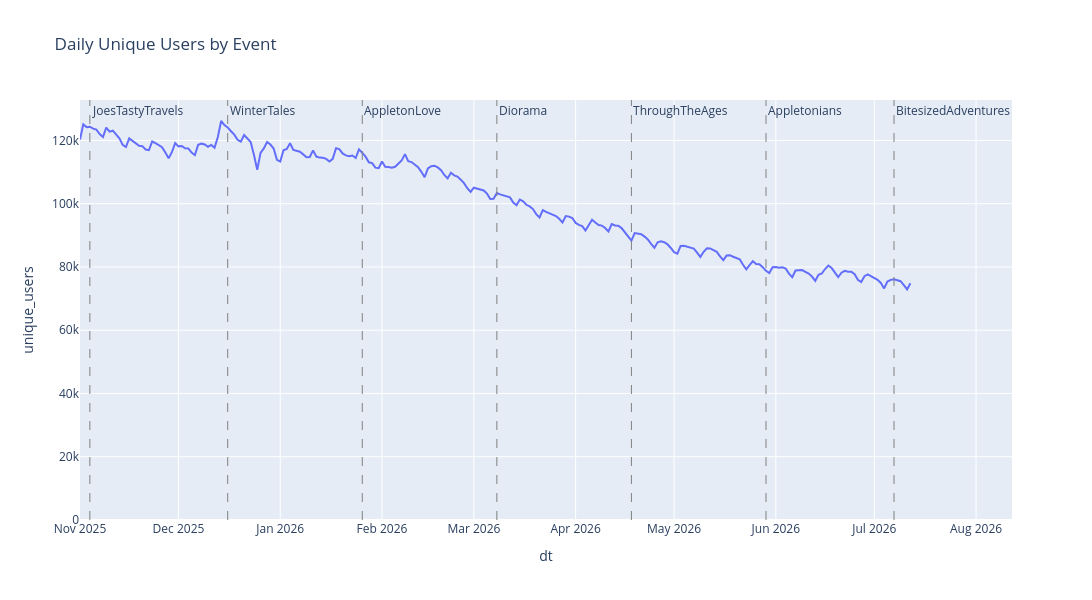

The notebook cell saved with this chart:
### Code cell
# hide-output
# Line chart of overall daily unique users across all events
fig = px.line(daily_users, 
              x='dt', 
              y='unique_users',
              title='Daily Unique Users by Event',
              width=1200,
              height=600,
              hover_data={'unique_users': True})

fig = add_vlines_to_figure(fig, vlines_events)

fig.update_yaxes(rangemode='tozero')
fig.show()

### Figure 1 — Plotly figure (JSON) as saved in the notebook; plotly's stock layout.template omitted (floating-point values rounded to 4 significant figures; data arrays with more than 128 entries replaced by an {"elided": "..."} marker saying what was removed)
{"data": [{"hovertemplate": "dt=%{x}<br>unique_users=%{y}<extra></extra>", "legendgroup": "", "line": {"color": "#636efa", "dash": "solid"}, "marker": {"symbol": "circle"}, "mode": "lines", "name": "", "orientation": "v", "showlegend": false, "type": "scatter", "x": {"elided": "254 str values"}, "xaxis": "x", "y": {"elided": "254 int values"}, "yaxis": "y"}], "layout": {"annotations": [{"showarrow": false, "text": "JoesTastyTravels", "x": 1762214400000, "xanchor": "left", "xref": "x", "y": 1, "yanchor": "top", "yref": "y domain"}, {"showarrow": false, "text": "WinterTales", "x": 1765843200000, "xanchor": "left", "xref": "x", "y": 1, "yanchor": "top", "yref": "y domain"}, {"showarrow": false, "text": "AppletonLove", "x": 1769385600000, "xanchor": "left", "xref": "x", "y": 1, "yanchor": "top", "yref": "y domain"}, {"showarrow": false, "text": "Diorama", "x": 1772928000000, "xanchor": "left", "xref": "x", "y": 1, "yanchor": "top", "yref": "y domain"}, {"showarrow": false, "text": "ThroughTheAges", "x": 1776470400000, "xanchor": "left", "xref": "x", "y": 1, "yanchor": "top", "yref": "y domain"}, {"showarrow": false, "text": "Appletonians", "x": 1780012800000, "xanchor": "left", "xref": "x", "y": 1, "yanchor": "top", "yref": "y domain"}, {"showarrow": false, "text": "BitesizedAdventures", "x": 1783382400000, "xanchor": "left", "xref": "x", "y": 1, "yanchor": "top", "yref": "y domain"}], "height": 600, "legend": {"tracegroupgap": 0}, "shapes": [{"line": {"color": "gray", "dash": "dash", "width": 1}, "type": "line", "x0": 1762214400000, "x1": 1762214400000, "xref": "x", "y0": 0, "y1": 1, "yref": "y domain"}, {"line": {"color": "gray", "dash": "dash", "width": 1}, "type": "line", "x0": 1765843200000, "x1": 1765843200000, "xref": "x", "y0": 0, "y1": 1, "yref": "y domain"}, {"line": {"color": "gray", "dash": "dash", "width": 1}, "type": "line", "x0": 1769385600000, "x1": 1769385600000, "xref": "x", "y0": 0, "y1": 1, "yref": "y domain"}, {"line": {"color": "gray", "dash": "dash", "width": 1}, "type": "line", "x0": 1772928000000, "x1": 1772928000000, "xref": "x", "y0": 0, "y1": 1, "yref": "y domain"}, {"line": {"color": "gray", "dash": "dash", "width": 1}, "type": "line", "x0": 1776470400000, "x1": 1776470400000, "xref": "x", "y0": 0, "y1": 1, "yref": "y domain"}, {"line": {"color": "gray", "dash": "dash", "width": 1}, "type": "line", "x0": 1780012800000, "x1": 1780012800000, "xref": "x", "y0": 0, "y1": 1, "yref": "y domain"}, {"line": {"color": "gray", "dash": "dash", "width": 1}, "type": "line", "x0": 1783382400000, "x1": 1783382400000, "xref": "x", "y0": 0, "y1": 1, "yref": "y domain"}], "title": {"text": "Daily Unique Users by Event"}, "width": 1200, "xaxis": {"anchor": "y", "domain": [0, 1], "title": {"text": "dt"}}, "yaxis": {"anchor": "x", "domain": [0, 1], "rangemode": "tozero", "title": {"text": "unique_users"}}}}
